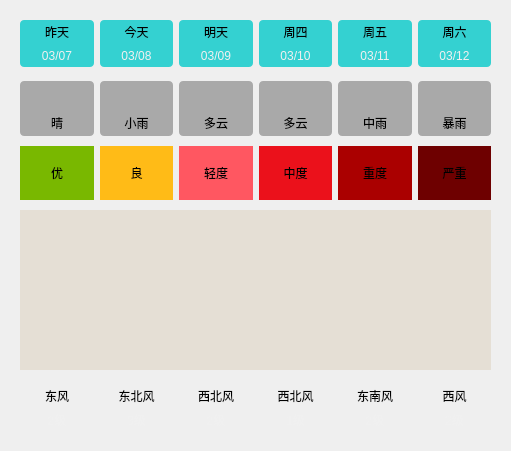
    <widget class="QWidget" name="widget_22" native="true">
     <property name="geometry">
      <rect>
       <x>430</x>
       <y>130</y>
       <width>511</width>
       <height>451</height>
      </rect>
     </property>
     <layout class="QVBoxLayout" name="verticalLayout_33">
      <property name="spacing">
       <number>0</number>
      </property>
      <item>
       <widget class="QWidget" name="widget_23" native="true">
        <property name="styleSheet">
         <string notr="true">QLabel {
	background-color: rgba(0, 200, 200, 200);
	border-radius: 4px;
}</string>
        </property>
        <layout class="QGridLayout" name="gridLayout_14">
         <property name="horizontalSpacing">
          <number>6</number>
         </property>
         <property name="verticalSpacing">
          <number>0</number>
         </property>
         <item row="0" column="0">
          <widget class="QLabel" name="lblWeek0">
           <property name="styleSheet">
            <string notr="true">border-bottom-left-radius: 0px;
border-bottom-right-radius: 0px;</string>
           </property>
           <property name="text">
            <string>昨天</string>
           </property>
           <property name="alignment">
            <set>Qt::AlignCenter</set>
           </property>
          </widget>
         </item>
         <item row="0" column="1">
          <widget class="QLabel" name="lblWeek1">
           <property name="styleSheet">
            <string notr="true">border-bottom-left-radius: 0px;
border-bottom-right-radius: 0px;</string>
           </property>
           <property name="text">
            <string>今天</string>
           </property>
           <property name="alignment">
            <set>Qt::AlignCenter</set>
           </property>
          </widget>
         </item>
         <item row="0" column="2">
          <widget class="QLabel" name="lblWeek2">
           <property name="styleSheet">
            <string notr="true">border-bottom-left-radius: 0px;
border-bottom-right-radius: 0px;</string>
           </property>
           <property name="text">
            <string>明天</string>
           </property>
           <property name="alignment">
            <set>Qt::AlignCenter</set>
           </property>
          </widget>
         </item>
         <item row="0" column="3">
          <widget class="QLabel" name="lblWeek3">
           <property name="styleSheet">
            <string notr="true">border-bottom-left-radius: 0px;
border-bottom-right-radius: 0px;</string>
           </property>
           <property name="text">
            <string>周四</string>
           </property>
           <property name="alignment">
            <set>Qt::AlignCenter</set>
           </property>
          </widget>
         </item>
         <item row="0" column="4">
          <widget class="QLabel" name="lblWeek4">
           <property name="styleSheet">
            <string notr="true">border-bottom-left-radius: 0px;
border-bottom-right-radius: 0px;</string>
           </property>
           <property name="text">
            <string>周五</string>
           </property>
           <property name="alignment">
            <set>Qt::AlignCenter</set>
           </property>
          </widget>
         </item>
         <item row="0" column="5">
          <widget class="QLabel" name="lblWeek5">
           <property name="styleSheet">
            <string notr="true">border-bottom-left-radius: 0px;
border-bottom-right-radius: 0px;</string>
           </property>
           <property name="text">
            <string>周六</string>
           </property>
           <property name="alignment">
            <set>Qt::AlignCenter</set>
           </property>
          </widget>
         </item>
         <item row="1" column="0">
          <widget class="QLabel" name="lblDate0">
           <property name="styleSheet">
            <string notr="true">border-top-left-radius: 0px;
border-top-right-radius: 0px;
color: rgb(240, 240, 240);</string>
           </property>
           <property name="text">
            <string>03/07</string>
           </property>
           <property name="alignment">
            <set>Qt::AlignCenter</set>
           </property>
          </widget>
         </item>
         <item row="1" column="1">
          <widget class="QLabel" name="lblDate1">
           <property name="styleSheet">
            <string notr="true">border-top-left-radius: 0px;
border-top-right-radius: 0px;
color: rgb(240, 240, 240);</string>
           </property>
           <property name="text">
            <string>03/08</string>
           </property>
           <property name="alignment">
            <set>Qt::AlignCenter</set>
           </property>
          </widget>
         </item>
         <item row="1" column="2">
          <widget class="QLabel" name="lblDate2">
           <property name="styleSheet">
            <string notr="true">border-top-left-radius: 0px;
border-top-right-radius: 0px;
color: rgb(240, 240, 240);</string>
           </property>
           <property name="text">
            <string>03/09</string>
           </property>
           <property name="alignment">
            <set>Qt::AlignCenter</set>
           </property>
          </widget>
         </item>
         <item row="1" column="3">
          <widget class="QLabel" name="lblDate3">
           <property name="styleSheet">
            <string notr="true">border-top-left-radius: 0px;
border-top-right-radius: 0px;
color: rgb(240, 240, 240);</string>
           </property>
           <property name="text">
            <string>03/10</string>
           </property>
           <property name="alignment">
            <set>Qt::AlignCenter</set>
           </property>
          </widget>
         </item>
         <item row="1" column="4">
          <widget class="QLabel" name="lblDate4">
           <property name="styleSheet">
            <string notr="true">border-top-left-radius: 0px;
border-top-right-radius: 0px;
color: rgb(240, 240, 240);</string>
           </property>
           <property name="text">
            <string>03/11</string>
           </property>
           <property name="alignment">
            <set>Qt::AlignCenter</set>
           </property>
          </widget>
         </item>
         <item row="1" column="5">
          <widget class="QLabel" name="lblDate5">
           <property name="styleSheet">
            <string notr="true">border-top-left-radius: 0px;
border-top-right-radius: 0px;
color: rgb(240, 240, 240);</string>
           </property>
           <property name="text">
            <string>03/12</string>
           </property>
           <property name="alignment">
            <set>Qt::AlignCenter</set>
           </property>
          </widget>
         </item>
        </layout>
       </widget>
      </item>
      <item>
       <widget class="QWidget" name="widget_24" native="true">
        <property name="styleSheet">
         <string notr="true">QLabel {
	background-color: rgba(60, 60, 60, 100);
	border-radius: 4px;
}</string>
        </property>
        <layout class="QGridLayout" name="gridLayout_15">
         <property name="topMargin">
          <number>5</number>
         </property>
         <property name="bottomMargin">
          <number>5</number>
         </property>
         <property name="verticalSpacing">
          <number>0</number>
         </property>
         <item row="0" column="3">
          <widget class="QLabel" name="lblTypeIcon3">
           <property name="styleSheet">
            <string notr="true">border-bottom-left-radius: 0px;
border-bottom-right-radius: 0px;</string>
           </property>
           <property name="text">
            <string/>
           </property>
           <property name="pixmap">
            <pixmap resource="main.qrc">:/res/type/DuoYun.png</pixmap>
           </property>
           <property name="alignment">
            <set>Qt::AlignCenter</set>
           </property>
          </widget>
         </item>
         <item row="0" column="0">
          <widget class="QLabel" name="lblTypeIcon0">
           <property name="minimumSize">
            <size>
             <width>0</width>
             <height>0</height>
            </size>
           </property>
           <property name="maximumSize">
            <size>
             <width>1000</width>
             <height>1000</height>
            </size>
           </property>
           <property name="styleSheet">
            <string notr="true">border-bottom-left-radius: 0px;
border-bottom-right-radius: 0px;</string>
           </property>
           <property name="text">
            <string/>
           </property>
           <property name="pixmap">
            <pixmap resource="main.qrc">:/res/type/Qing.png</pixmap>
           </property>
           <property name="alignment">
            <set>Qt::AlignCenter</set>
           </property>
          </widget>
         </item>
         <item row="0" column="2">
          <widget class="QLabel" name="lblTypeIcon2">
           <property name="styleSheet">
            <string notr="true">border-bottom-left-radius: 0px;
border-bottom-right-radius: 0px;</string>
           </property>
           <property name="text">
            <string/>
           </property>
           <property name="pixmap">
            <pixmap resource="main.qrc">:/res/type/DuoYun.png</pixmap>
           </property>
           <property name="alignment">
            <set>Qt::AlignCenter</set>
           </property>
          </widget>
         </item>
         <item row="1" column="0">
          <widget class="QLabel" name="lblType0">
           <property name="styleSheet">
            <string notr="true">border-top-left-radius: 0px;
border-top-right-radius: 0px;</string>
           </property>
           <property name="text">
            <string>晴</string>
           </property>
           <property name="alignment">
            <set>Qt::AlignCenter</set>
           </property>
          </widget>
         </item>
         <item row="1" column="3">
          <widget class="QLabel" name="lblType3">
           <property name="styleSheet">
            <string notr="true">border-top-left-radius: 0px;
border-top-right-radius: 0px;</string>
           </property>
           <property name="text">
            <string>多云</string>
           </property>
           <property name="alignment">
            <set>Qt::AlignCenter</set>
           </property>
          </widget>
         </item>
         <item row="0" column="5">
          <widget class="QLabel" name="lblTypeIcon5">
           <property name="styleSheet">
            <string notr="true">border-bottom-left-radius: 0px;
border-bottom-right-radius: 0px;</string>
           </property>
           <property name="text">
            <string/>
           </property>
           <property name="pixmap">
            <pixmap resource="main.qrc">:/res/type/BaoYu.png</pixmap>
           </property>
           <property name="alignment">
            <set>Qt::AlignCenter</set>
           </property>
          </widget>
         </item>
         <item row="1" column="5">
          <widget class="QLabel" name="lblType5">
           <property name="styleSheet">
            <string notr="true">border-top-left-radius: 0px;
border-top-right-radius: 0px;</string>
           </property>
           <property name="text">
            <string>暴雨</string>
           </property>
           <property name="alignment">
            <set>Qt::AlignCenter</set>
           </property>
          </widget>
         </item>
         <item row="1" column="4">
          <widget class="QLabel" name="lblType4">
           <property name="styleSheet">
            <string notr="true">border-top-left-radius: 0px;
border-top-right-radius: 0px;</string>
           </property>
           <property name="text">
            <string>中雨</string>
           </property>
           <property name="alignment">
            <set>Qt::AlignCenter</set>
           </property>
          </widget>
         </item>
         <item row="0" column="1">
          <widget class="QLabel" name="lblTypeIcon1">
           <property name="styleSheet">
            <string notr="true">border-bottom-left-radius: 0px;
border-bottom-right-radius: 0px;</string>
           </property>
           <property name="text">
            <string/>
           </property>
           <property name="pixmap">
            <pixmap resource="main.qrc">:/res/type/XiaoYu.png</pixmap>
           </property>
           <property name="alignment">
            <set>Qt::AlignCenter</set>
           </property>
          </widget>
         </item>
         <item row="1" column="2">
          <widget class="QLabel" name="lblType2">
           <property name="styleSheet">
            <string notr="true">border-top-left-radius: 0px;
border-top-right-radius: 0px;</string>
           </property>
           <property name="text">
            <string>多云</string>
           </property>
           <property name="alignment">
            <set>Qt::AlignCenter</set>
           </property>
          </widget>
         </item>
         <item row="0" column="4">
          <widget class="QLabel" name="lblTypeIcon4">
           <property name="styleSheet">
            <string notr="true">border-bottom-left-radius: 0px;
border-bottom-right-radius: 0px;</string>
           </property>
           <property name="text">
            <string/>
           </property>
           <property name="pixmap">
            <pixmap resource="main.qrc">:/res/type/ZhongYu.png</pixmap>
           </property>
           <property name="alignment">
            <set>Qt::AlignCenter</set>
           </property>
          </widget>
         </item>
         <item row="1" column="1">
          <widget class="QLabel" name="lblType1">
           <property name="styleSheet">
            <string notr="true">border-top-left-radius: 0px;
border-top-right-radius: 0px;</string>
           </property>
           <property name="text">
            <string>小雨</string>
           </property>
           <property name="alignment">
            <set>Qt::AlignCenter</set>
           </property>
          </widget>
         </item>
        </layout>
       </widget>
      </item>
      <item>
       <widget class="QWidget" name="widget_25" native="true">
        <layout class="QHBoxLayout" name="horizontalLayout_32">
         <property name="topMargin">
          <number>5</number>
         </property>
         <property name="bottomMargin">
          <number>5</number>
         </property>
         <item>
          <widget class="QLabel" name="lblQuality0">
           <property name="styleSheet">
            <string notr="true">background-color: rgb(121, 184, 0);
padding:8px;</string>
           </property>
           <property name="text">
            <string>优</string>
           </property>
           <property name="alignment">
            <set>Qt::AlignCenter</set>
           </property>
          </widget>
         </item>
         <item>
          <widget class="QLabel" name="lblQuality1">
           <property name="styleSheet">
            <string notr="true">background-color: rgb(255, 187, 23);</string>
           </property>
           <property name="text">
            <string>良</string>
           </property>
           <property name="alignment">
            <set>Qt::AlignCenter</set>
           </property>
          </widget>
         </item>
         <item>
          <widget class="QLabel" name="lblQuality2">
           <property name="styleSheet">
            <string notr="true">background-color: rgb(255, 87, 97);</string>
           </property>
           <property name="text">
            <string>轻度</string>
           </property>
           <property name="alignment">
            <set>Qt::AlignCenter</set>
           </property>
          </widget>
         </item>
         <item>
          <widget class="QLabel" name="lblQuality3">
           <property name="styleSheet">
            <string notr="true">background-color: rgb(235, 17, 27);</string>
           </property>
           <property name="text">
            <string>中度</string>
           </property>
           <property name="alignment">
            <set>Qt::AlignCenter</set>
           </property>
          </widget>
         </item>
         <item>
          <widget class="QLabel" name="lblQuality4">
           <property name="styleSheet">
            <string notr="true">background-color: rgb(170, 0, 0);</string>
           </property>
           <property name="text">
            <string>重度</string>
           </property>
           <property name="alignment">
            <set>Qt::AlignCenter</set>
           </property>
          </widget>
         </item>
         <item>
          <widget class="QLabel" name="lblQuality5">
           <property name="styleSheet">
            <string notr="true">background-color: rgb(110, 0, 0);</string>
           </property>
           <property name="text">
            <string>严重</string>
           </property>
           <property name="alignment">
            <set>Qt::AlignCenter</set>
           </property>
          </widget>
         </item>
        </layout>
       </widget>
      </item>
      <item>
       <widget class="QWidget" name="widget_26" native="true">
        <layout class="QVBoxLayout" name="verticalLayout_34">
         <property name="spacing">
          <number>0</number>
         </property>
         <property name="topMargin">
          <number>5</number>
         </property>
         <property name="bottomMargin">
          <number>5</number>
         </property>
         <item>
          <widget class="QLabel" name="lblHighCurve">
           <property name="minimumSize">
            <size>
             <width>0</width>
             <height>80</height>
            </size>
           </property>
           <property name="maximumSize">
            <size>
             <width>10000</width>
             <height>10000</height>
            </size>
           </property>
           <property name="styleSheet">
            <string notr="true">border-bottom-left-radius: 0px;
border-bottom-right-radius: 0px;
background-color: rgba(214,200,173,100);</string>
           </property>
           <property name="text">
            <string/>
           </property>
           <property name="alignment">
            <set>Qt::AlignCenter</set>
           </property>
          </widget>
         </item>
         <item>
          <widget class="QLabel" name="lblLowCurve">
           <property name="minimumSize">
            <size>
             <width>0</width>
             <height>80</height>
            </size>
           </property>
           <property name="maximumSize">
            <size>
             <width>10000</width>
             <height>10000</height>
            </size>
           </property>
           <property name="styleSheet">
            <string notr="true">border-top-left-radius: 0px;
border-top-right-radius: 0px;
background-color: rgba(214,200,173,100);</string>
           </property>
           <property name="text">
            <string/>
           </property>
           <property name="alignment">
            <set>Qt::AlignCenter</set>
           </property>
          </widget>
         </item>
        </layout>
       </widget>
      </item>
      <item>
       <widget class="QWidget" name="widget_27" native="true">
        <layout class="QGridLayout" name="gridLayout_16">
         <property name="verticalSpacing">
          <number>0</number>
         </property>
         <item row="0" column="0">
          <widget class="QLabel" name="lblFx0">
           <property name="styleSheet">
            <string notr="true">border-bottom-left-radius: 0px;
border-bottom-right-radius: 0px;</string>
           </property>
           <property name="text">
            <string>东风</string>
           </property>
           <property name="alignment">
            <set>Qt::AlignCenter</set>
           </property>
          </widget>
         </item>
         <item row="0" column="1">
          <widget class="QLabel" name="lblFx1">
           <property name="styleSheet">
            <string notr="true">border-bottom-left-radius: 0px;
border-bottom-right-radius: 0px;</string>
           </property>
           <property name="text">
            <string>东北风</string>
           </property>
           <property name="alignment">
            <set>Qt::AlignCenter</set>
           </property>
          </widget>
         </item>
         <item row="0" column="2">
          <widget class="QLabel" name="lblFx2">
           <property name="styleSheet">
            <string notr="true">border-bottom-left-radius: 0px;
border-bottom-right-radius: 0px;</string>
           </property>
           <property name="text">
            <string>西北风</string>
           </property>
           <property name="alignment">
            <set>Qt::AlignCenter</set>
           </property>
          </widget>
         </item>
         <item row="0" column="3">
          <widget class="QLabel" name="lblFx3">
           <property name="styleSheet">
            <string notr="true">border-bottom-left-radius: 0px;
border-bottom-right-radius: 0px;</string>
           </property>
           <property name="text">
            <string>西北风</string>
           </property>
           <property name="alignment">
            <set>Qt::AlignCenter</set>
           </property>
          </widget>
         </item>
         <item row="0" column="4">
          <widget class="QLabel" name="lblFx4">
           <property name="styleSheet">
            <string notr="true">border-bottom-left-radius: 0px;
border-bottom-right-radius: 0px;</string>
           </property>
           <property name="text">
            <string>东南风</string>
           </property>
           <property name="alignment">
            <set>Qt::AlignCenter</set>
           </property>
          </widget>
         </item>
         <item row="0" column="5">
          <widget class="QLabel" name="lblFx5">
           <property name="styleSheet">
            <string notr="true">border-bottom-left-radius: 0px;
border-bottom-right-radius: 0px;</string>
           </property>
           <property name="text">
            <string>西风</string>
           </property>
           <property name="alignment">
            <set>Qt::AlignCenter</set>
           </property>
          </widget>
         </item>
         <item row="1" column="0">
          <widget class="QLabel" name="lblFl0">
           <property name="styleSheet">
            <string notr="true">border-top-left-radius: 0px;
border-top-right-radius: 0px;
color: rgb(240, 240, 240);</string>
           </property>
           <property name="text">
            <string>2级</string>
           </property>
           <property name="alignment">
            <set>Qt::AlignCenter</set>
           </property>
          </widget>
         </item>
         <item row="1" column="1">
          <widget class="QLabel" name="lblFl1">
           <property name="styleSheet">
            <string notr="true">border-top-left-radius: 0px;
border-top-right-radius: 0px;
color: rgb(240, 240, 240);</string>
           </property>
           <property name="text">
            <string>3级</string>
           </property>
           <property name="alignment">
            <set>Qt::AlignCenter</set>
           </property>
          </widget>
         </item>
         <item row="1" column="2">
          <widget class="QLabel" name="lblFl2">
           <property name="styleSheet">
            <string notr="true">border-top-left-radius: 0px;
border-top-right-radius: 0px;
color: rgb(240, 240, 240);</string>
           </property>
           <property name="text">
            <string>2级</string>
           </property>
           <property name="alignment">
            <set>Qt::AlignCenter</set>
           </property>
          </widget>
         </item>
         <item row="1" column="3">
          <widget class="QLabel" name="lblFl3">
           <property name="styleSheet">
            <string notr="true">border-top-left-radius: 0px;
border-top-right-radius: 0px;
color: rgb(240, 240, 240);</string>
           </property>
           <property name="text">
            <string>1级</string>
           </property>
           <property name="alignment">
            <set>Qt::AlignCenter</set>
           </property>
          </widget>
         </item>
         <item row="1" column="4">
          <widget class="QLabel" name="lblFl4">
           <property name="styleSheet">
            <string notr="true">border-top-left-radius: 0px;
border-top-right-radius: 0px;
color: rgb(240, 240, 240);</string>
           </property>
           <property name="text">
            <string>2级</string>
           </property>
           <property name="alignment">
            <set>Qt::AlignCenter</set>
           </property>
          </widget>
         </item>
         <item row="1" column="5">
          <widget class="QLabel" name="lblFl5">
           <property name="styleSheet">
            <string notr="true">border-top-left-radius: 0px;
border-top-right-radius: 0px;
color: rgb(240, 240, 240);</string>
           </property>
           <property name="text">
            <string>2级</string>
           </property>
           <property name="alignment">
            <set>Qt::AlignCenter</set>
           </property>
          </widget>
         </item>
        </layout>
       </widget>
      </item>
     </layout>
    </widget>
